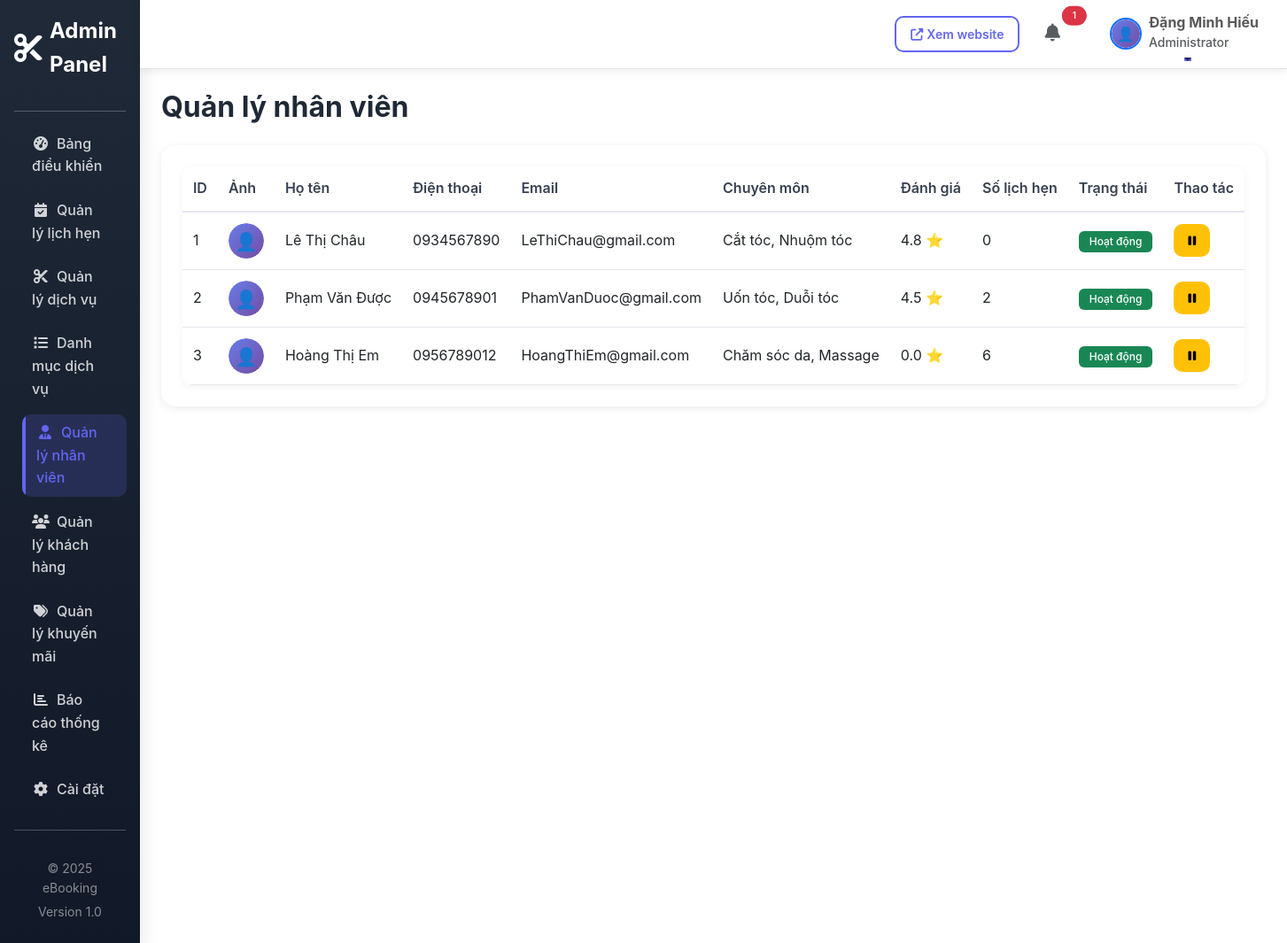
The page /admin/staff.php (signed in) on the database its author committed.
### tables this page shows
CREATE TABLE `staff` (
  `staff_id` int(11) NOT NULL,
  `user_id` int(11) NOT NULL,
  `specialization` text DEFAULT NULL COMMENT 'Chuyên môn',
  `experience_years` int(11) DEFAULT 0,
  `rating` decimal(3,2) DEFAULT 5.00,
  `total_bookings` int(11) DEFAULT 0,
  `bio` text DEFAULT NULL,
  `status` enum('active','inactive','on_leave') DEFAULT 'active',
  `created_at` timestamp NOT NULL DEFAULT current_timestamp(),
  `updated_at` timestamp NOT NULL DEFAULT current_timestamp() ON UPDATE current_timestamp()
);

CREATE TABLE `users` (
  `user_id` int(11) NOT NULL,
  `username` varchar(50) NOT NULL,
  `email` varchar(100) NOT NULL,
  `password` varchar(255) NOT NULL,
  `full_name` varchar(100) NOT NULL,
  `phone` varchar(20) DEFAULT NULL,
  `address` text DEFAULT NULL,
  `role` enum('admin','customer','staff') DEFAULT 'customer',
  `avatar` varchar(255) DEFAULT NULL,
  `status` enum('active','inactive','blocked') DEFAULT 'active',
  `created_at` timestamp NOT NULL DEFAULT current_timestamp(),
  `updated_at` timestamp NOT NULL DEFAULT current_timestamp() ON UPDATE current_timestamp()
);

### models/Staff.php (called while the page is built, shortened)
<?php
class Staff {
    private $conn;
    private $table = 'staff';
    public function __construct($db) {
        $this->conn = $db;
    }
    public function getAllStaff($status = 'active') {
        $query = "SELECT s.*, u.full_name, u.phone, u.email, u.avatar
                  FROM " . $this->table . " s
                  LEFT JOIN users u ON s.user_id = u.user_id";
        $query .= " ORDER BY s.rating DESC, u.full_name";
        $stmt = $this->conn->prepare($query);
        $stmt->execute();
        return $stmt->fetchAll(PDO::FETCH_ASSOC);
    }
}
?>

### config/functions.php (called while the page is built, shortened)
<?php
function getAvatarUrl($avatar) {
    return BASE_URL . '/assets/images/default-avatar.svg';
}
?>

### admin/staff.php (the view, shortened to what this page needs)
<?php
require_once '../models/Staff.php';
$database = new Database();
$db = $database->getConnection();
$staffModel = new Staff($db);
$staff_list = $staffModel->getAllStaff(null);
?>
<!DOCTYPE html>
<html lang="vi">
<head>
    <link href="https://cdn.jsdelivr.net/npm/bootstrap@5.3.0/dist/css/bootstrap.min.css" rel="stylesheet">
    <link rel="stylesheet" href="https://cdnjs.cloudflare.com/ajax/libs/font-awesome/6.4.0/css/all.min.css">
    <link rel="stylesheet" href="<?php echo BASE_URL; ?>/assets/css/style.css">
</head>
<body>
    <div class="d-flex">
        <?php include 'includes/sidebar.php'; ?>
        <div class="flex-grow-1">
            <?php include 'includes/navbar.php'; ?>
            <div class="container-fluid p-4">
                <div class="d-flex justify-content-between align-items-center mb-4">
                    <h2 class="fw-bold mb-0">Quản lý nhân viên</h2>
                </div>
                <div class="card border-0 shadow-sm">
                    <div class="card-body">
                        <div class="table-responsive">
                            <table class="table table-hover">
                                <thead>
                                    <tr>
                                        <th>ID</th>
                                        <th>Ảnh</th>
                                        <th>Họ tên</th>
                                        <th>Điện thoại</th>
                                        <th>Email</th>
                                        <th>Chuyên môn</th>
                                        <th>Đánh giá</th>
                                        <th>Số lịch hẹn</th>
                                        <th>Trạng thái</th>
                                        <th>Thao tác</th>
                                    </tr>
                                </thead>
                                <tbody>
                                    <?php foreach ($staff_list as $staff): ?>
                                    <tr>
                                        <td><?php echo $staff['staff_id']; ?></td>
                                        <td>
                                            <img src="<?php echo getAvatarUrl($staff['avatar']); ?>" alt="" width="40" height="40" class="rounded-circle">
                                        </td>
                                        <td><?php echo htmlspecialchars($staff['full_name']); ?></td>
                                        <td><?php echo htmlspecialchars($staff['phone']); ?></td>
                                        <td><?php echo htmlspecialchars($staff['email']); ?></td>
                                        <td><?php echo htmlspecialchars($staff['specialization']); ?></td>
                                        <td><?php echo number_format($staff['rating'] ?? 0, 1); ?> ⭐</td>
                                        <td><?php echo number_format($staff['total_bookings'] ?? 0); ?></td>
                                        <td>
                                            <span class="badge bg-<?php echo $staff['status'] == 'active' ? 'success' : 'secondary'; ?>">
                                                <?php echo $staff['status'] == 'active' ? 'Hoạt động' : 'Nghỉ'; ?>
                                            </span>
                                        </td>
                                        <td>
                                            <form method="POST" style="display:inline;" onsubmit="return confirm('Xác nhận thay đổi trạng thái?')">
                                                <?php if ($staff['status'] == 'active'): ?>
                                                    <button type="submit" name="toggle_status" class="btn btn-sm btn-warning" title="Cho nghỉ">
                                                        <i class="fas fa-pause"></i>
                                                    </button>
                                                <?php else: ?>
                                                    <button type="submit" name="toggle_status" class="btn btn-sm btn-success" title="Kích hoạt">
                                                        <i class="fas fa-play"></i>
                                                    </button>
                                                <?php endif; ?>
                                            </form>
                                        </td>
                                    </tr>
                                    <?php endforeach; ?>
                                </tbody>
                            </table>
                        </div>
                    </div>
                </div>
            </div>
        </div>
    </div>
</body>
</html>

### assets/css/style.css (style rules this page uses)
:root { --primary-color: #6366f1; --primary-dark: #4f46e5; --primary-light: #818cf8; --secondary-color: #8b5cf6; --success-color: #10b981; --danger-color: #ef4444; --warning-color: #f59e0b; --info-color: #3b82f6; --dark-color: #1f2937; --light-color: #f3f4f6; --gradient-primary: linear-gradient(135deg, #667eea 0%, #764ba2 100%); --gradient-secondary: linear-gradient(135deg, #f093fb 0%, #f5576c 100%); --shadow-sm: 0 2px 10px rgba(0, 0, 0, 0.08); --shadow-md: 0 5px 20px rgba(0, 0, 0, 0.1); --shadow-lg: 0 10px 40px rgba(0, 0, 0, 0.15); --shadow-xl: 0 20px 60px rgba(0, 0, 0, 0.2); --transition: all 0.3s cubic-bezier(0.4, 0, 0.2, 1); }
* { margin: 0; padding: 0; box-sizing: border-box; }
body { font-family: 'Inter', -apple-system, BlinkMacSystemFont, 'Segoe UI', Roboto, 'Helvetica Neue', Arial, sans-serif; color: #374151; line-height: 1.6; font-size: 16px; -webkit-font-smoothing: antialiased; -moz-osx-font-smoothing: grayscale; overflow-x: hidden; }
h1, h2, h3, h4, h5, h6 { font-weight: 700; line-height: 1.2; margin-bottom: 1rem; color: #1f2937; }
.btn { font-weight: 600; padding: 12px 28px; border-radius: 10px; transition: var(--transition); border: none; position: relative; overflow: hidden; }
.btn::before { content: ''; position: absolute; top: 50%; left: 50%; width: 0; height: 0; border-radius: 50%; background: rgba(255, 255, 255, 0.3); transform: translate(-50%, -50%); transition: width 0.6s, height 0.6s; }
.btn-sm { padding: 8px 16px; font-size: 0.875rem; }
.shadow-sm { box-shadow: 0 2px 10px rgba(0, 0, 0, 0.08) !important; }
.card { border-radius: 16px; border: 1px solid #f3f4f6; transition: var(--transition); overflow: hidden; }
.card-body { padding: 24px; }
.badge { padding: 6px 12px; font-weight: 500; border-radius: 6px; }
.table-responsive { overflow-x: auto; -webkit-overflow-scrolling: touch; position: relative; border-radius: 10px; box-shadow: 0 2px 10px rgba(0, 0, 0, 0.05); }
.table { display: table !important; width: 100%; border-collapse: collapse; margin-bottom: 0 !important; position: relative; z-index: 1; border-radius: 10px; overflow: hidden; }
.table thead { background-color: var(--light-color); }
.table thead th { font-weight: 600; color: #374151; border-bottom: 2px solid #e5e7eb; padding: 12px; white-space: nowrap; }
.table tbody td { vertical-align: middle; padding: 12px; }
.table thead { display: table-header-group !important; }
.table tbody { display: table-row-group !important; }
.table tbody tr { display: table-row !important; background: white; border-bottom: 1px solid #e5e7eb; }
.table tbody td { display: table-cell !important; vertical-align: middle; padding: 12px; border: none; }
.table-responsive .table tbody tr::before, .table-responsive .table tbody tr::after, .table-responsive .table tbody td::before, .table-responsive .table tbody td::after { display: none !important; content: none !important; visibility: hidden !important; }
.table-responsive .table tbody td { white-space: nowrap; }
.table-responsive .table tbody td:nth-child(2), .table-responsive .table tbody td:nth-child(4) { white-space: normal; max-width: 200px; }

### rows shown on the page
staff: staff_id "1", user.full_name "Lê Thị Châu", user.phone "0934567890", user.email "LeThiChau@gmail.com", specialization "Cắt tóc, Nhuộm tóc", rating "4.8", total_bookings "0", status "Hoạt động"
staff: staff_id "2", user.full_name "Phạm Văn Được", user.phone "0945678901", user.email "PhamVanDuoc@gmail.com", specialization "Uốn tóc, Duỗi tóc", rating "4.5", total_bookings "2", status "Hoạt động"
staff: staff_id "3", user.full_name "Hoàng Thị Em", user.phone "0956789012", user.email "HoangThiEm@gmail.com", specialization "Chăm sóc da, Massage", rating "0.0", total_bookings "6", status "Hoạt động"

### other values the page prints
SITE_NAME "eBooking"
$pending_count "1"
$_SESSION['full_name'] "Đặng Minh Hiếu"
